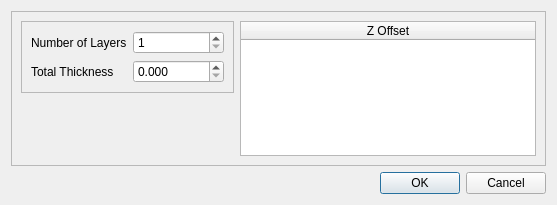
<?xml version="1.0" encoding="UTF-8"?>
<ui version="4.0">
 <class>qtSceneGenqtCMBStackedTINDialog</class>
 <widget class="QDialog" name="qtSceneGenqtCMBStackedTINDialog">
  <property name="geometry">
   <rect>
    <x>0</x>
    <y>0</y>
    <width>557</width>
    <height>205</height>
   </rect>
  </property>
  <property name="windowTitle">
   <string>Stacked TIN Generator</string>
  </property>
  <layout class="QVBoxLayout" name="verticalLayout">
   <item>
    <widget class="QFrame" name="frame">
     <property name="frameShape">
      <enum>QFrame::StyledPanel</enum>
     </property>
     <property name="frameShadow">
      <enum>QFrame::Raised</enum>
     </property>
     <layout class="QGridLayout" name="gridLayout_2">
      <item row="0" column="0">
       <widget class="QFrame" name="frame_2">
        <property name="frameShape">
         <enum>QFrame::StyledPanel</enum>
        </property>
        <property name="frameShadow">
         <enum>QFrame::Raised</enum>
        </property>
        <layout class="QGridLayout" name="gridLayout">
         <item row="0" column="0">
          <widget class="QLabel" name="label">
           <property name="text">
            <string>Number of Layers</string>
           </property>
          </widget>
         </item>
         <item row="0" column="1">
          <widget class="QSpinBox" name="NumberOfLayers">
           <property name="minimum">
            <number>1</number>
           </property>
           <property name="maximum">
            <number>9999</number>
           </property>
          </widget>
         </item>
         <item row="1" column="0">
          <widget class="QLabel" name="label_2">
           <property name="text">
            <string>Total Thickness</string>
           </property>
          </widget>
         </item>
         <item row="1" column="1">
          <widget class="QDoubleSpinBox" name="TotalThickness">
           <property name="decimals">
            <number>3</number>
           </property>
           <property name="maximum">
            <double>1000000000.990000009536743</double>
           </property>
          </widget>
         </item>
        </layout>
       </widget>
      </item>
      <item row="0" column="1" rowspan="2">
       <widget class="QTableWidget" name="LayerInformation">
        <property name="enabled">
         <bool>true</bool>
        </property>
        <attribute name="horizontalHeaderVisible">
         <bool>true</bool>
        </attribute>
        <attribute name="horizontalHeaderCascadingSectionResizes">
         <bool>false</bool>
        </attribute>
        <attribute name="horizontalHeaderDefaultSectionSize">
         <number>50</number>
        </attribute>
        <attribute name="horizontalHeaderMinimumSectionSize">
         <number>50</number>
        </attribute>
        <attribute name="horizontalHeaderStretchLastSection">
         <bool>true</bool>
        </attribute>
        <attribute name="horizontalHeaderStretchLastSection">
         <bool>true</bool>
        </attribute>
        <attribute name="horizontalHeaderCascadingSectionResizes">
         <bool>false</bool>
        </attribute>
        <attribute name="horizontalHeaderVisible">
         <bool>true</bool>
        </attribute>
        <attribute name="horizontalHeaderMinimumSectionSize">
         <number>50</number>
        </attribute>
        <attribute name="horizontalHeaderDefaultSectionSize">
         <number>50</number>
        </attribute>
        <column>
         <property name="text">
          <string>Z Offset</string>
         </property>
         <property name="toolTip">
          <string extracomment="Relarive Offset from the previous layer"/>
         </property>
        </column>
       </widget>
      </item>
      <item row="1" column="0">
       <spacer name="verticalSpacer">
        <property name="orientation">
         <enum>Qt::Vertical</enum>
        </property>
        <property name="sizeHint" stdset="0">
         <size>
          <width>20</width>
          <height>18</height>
         </size>
        </property>
       </spacer>
      </item>
     </layout>
    </widget>
   </item>
   <item>
    <widget class="QDialogButtonBox" name="buttonBox">
     <property name="orientation">
      <enum>Qt::Horizontal</enum>
     </property>
     <property name="standardButtons">
      <set>QDialogButtonBox::Cancel|QDialogButtonBox::Ok</set>
     </property>
    </widget>
   </item>
  </layout>
 </widget>
 <resources/>
 <connections>
  <connection>
   <sender>buttonBox</sender>
   <signal>accepted()</signal>
   <receiver>qtSceneGenqtCMBStackedTINDialog</receiver>
   <slot>accept()</slot>
   <hints>
    <hint type="sourcelabel">
     <x>248</x>
     <y>254</y>
    </hint>
    <hint type="destinationlabel">
     <x>157</x>
     <y>274</y>
    </hint>
   </hints>
  </connection>
  <connection>
   <sender>buttonBox</sender>
   <signal>rejected()</signal>
   <receiver>qtSceneGenqtCMBStackedTINDialog</receiver>
   <slot>reject()</slot>
   <hints>
    <hint type="sourcelabel">
     <x>316</x>
     <y>260</y>
    </hint>
    <hint type="destinationlabel">
     <x>286</x>
     <y>274</y>
    </hint>
   </hints>
  </connection>
 </connections>
</ui>
